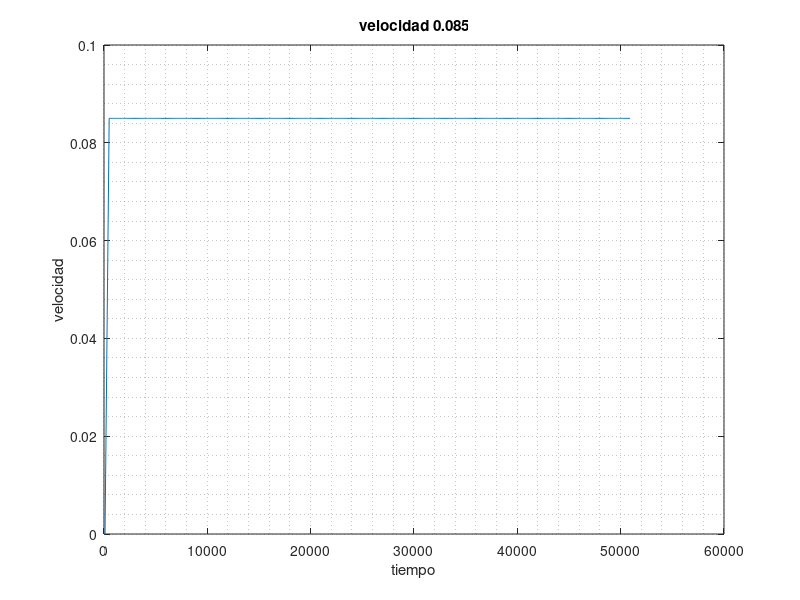

The MATLAB source for this figure:
# datos_condiciones_ransol_campo_de_velocidad.png

clear all;
close all;


tf = 51000;
T  = 100;
t  = [0:T:tf-T];
n=length(t);

vel=0.085;	 #velocidad
m=vel/(500-100); #pendiente	

vz=zeros(1,n);

for i = 1:n
if (t(i)<=100)
	vz(i)=0;
else

	if(t(i)>100&t(i)<=500)
		vz(i)=m*(t(i)-100);
		else 
			vz(i)=vel;  # en la captura decia z en vez de vz  ???
	
	endif
endif

endfor

plot(t,vz);
title ("velocidad 0.085");
xlabel ("tiempo");
ylabel ("velocidad");
grid ("minor","on");
print('grafica_0085.png','-dpng');
